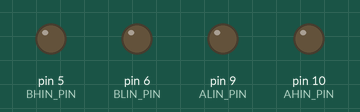
A sketch run on a simulated Arduino Uno, built with avr-gcc and run on an emulated ATmega328P. Shown: output pins drawn as LEDs (lit = HIGH).

Above: at 0.05 s.
Timing chart, 0 to 5.2 s (numbered marks = the images above):
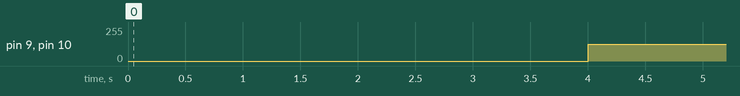

Measured:
- by itself, pin 9 (ALIN_PIN), pin 10 (AHIN_PIN): alternates 127/255 for 2.0 s and 0/255 for 2.0 s

The sketch:

TestingLargeDC.ino
```cpp
//TALK TO YA BOYYY
const int ALIN_PIN = 9;  // High-side input pin
const int AHIN_PIN = 10; // Low-side input pin
const int BHIN_PIN = 5;  // High-side input pin
const int BLIN_PIN = 6; // Low-side input pin
const int switchPin = 4; //Forward or Reverse
const int onOffPin = 3;
float R_FIXED = 1500;
int val;
float vOut;
float vIn = 5;

void setup() {
  Serial.begin(9600);
  pinMode(A0, INPUT);
  pinMode(switchPin, INPUT);
  pinMode(onOffPin, INPUT);
  pinMode(AHIN_PIN, OUTPUT);
  pinMode(ALIN_PIN, OUTPUT);
  pinMode(BHIN_PIN, OUTPUT);
  pinMode(BLIN_PIN, OUTPUT);

  digitalWrite(AHIN_PIN, LOW);
  digitalWrite(ALIN_PIN, LOW);
  digitalWrite(BHIN_PIN, LOW);
  digitalWrite(BLIN_PIN, LOW);
}

void loop() {
delay(2000);
pwmWrite10kHz(ALIN_PIN, 0);   // 75% duty on pin 9
pwmWrite10kHz(AHIN_PIN, 0);  // 10% duty on pin 10
  delay(2000);

pwmWrite10kHz(ALIN_PIN, 50);   // 75% duty on pin 9
pwmWrite10kHz(AHIN_PIN, 50);  // 10% duty on pin 10
}


void pwmWrite10kHz(uint8_t pin, uint8_t dutyCyclePercent) {
  // Limit duty cycle to 0–100%
  if (dutyCyclePercent > 100) dutyCyclePercent = 100;

  // Configure Timer1 only once
  static bool initialized = false;
  if (!initialized) {
    // Reset Timer1 control registers
    TCCR1A = 0;
    TCCR1B = 0;
    TCNT1  = 0;

    // Fast PWM mode with ICR1 as TOP
    TCCR1A |= (1 << WGM11);
    TCCR1B |= (1 << WGM12) | (1 << WGM13);

    // Non-inverting mode on OC1A (pin 9) and OC1B (pin 10)
    // We'll enable them individually below
    // Prescaler = 8
    TCCR1B |= (1 << CS11);

    // Set TOP value for 10 kHz
    // fPWM = 16MHz / (prescaler * (1 + ICR1))
    // ICR1 = (16MHz / (8 * 10kHz)) - 1 = 199
    ICR1 = 199;

    initialized = true;
  }

  if (pin == 9) {
    pinMode(9, OUTPUT);
    TCCR1A |= (1 << COM1A1);  // enable output on pin 9
    OCR1A = (dutyCyclePercent * ICR1) / 100;
  } else if (pin == 10) {
    pinMode(10, OUTPUT);
    TCCR1A |= (1 << COM1B1);  // enable output on pin 10
    OCR1B = (dutyCyclePercent * ICR1) / 100;
  }
}
```
